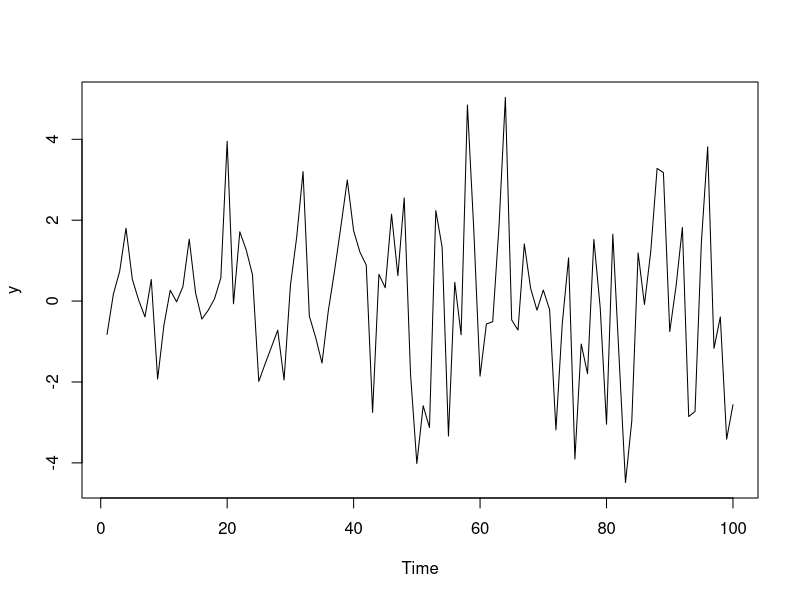
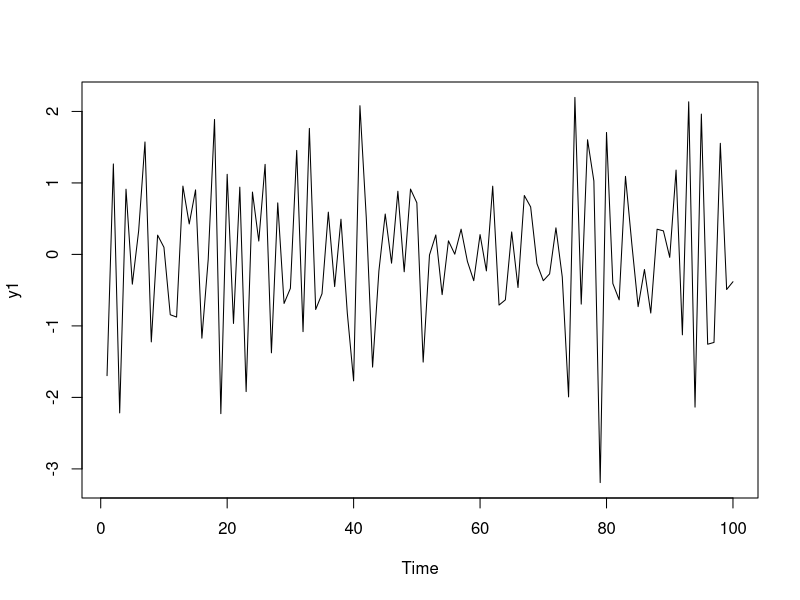
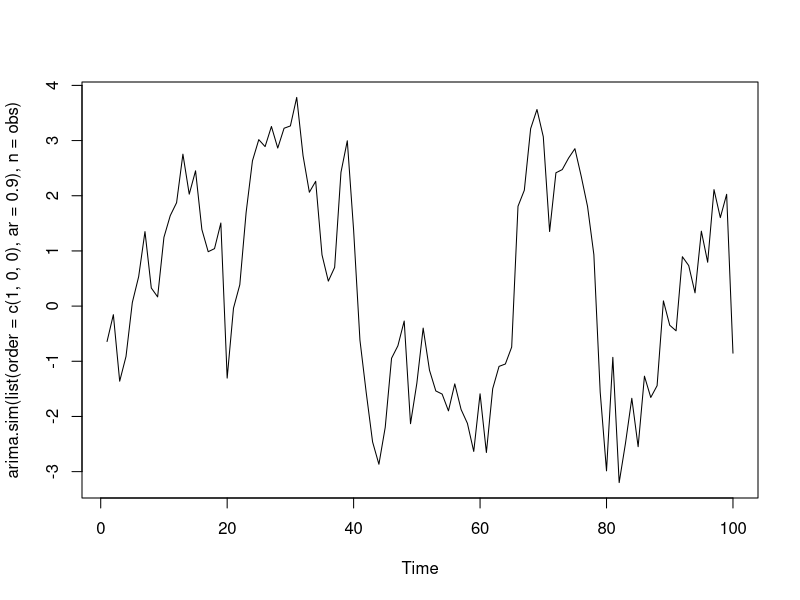
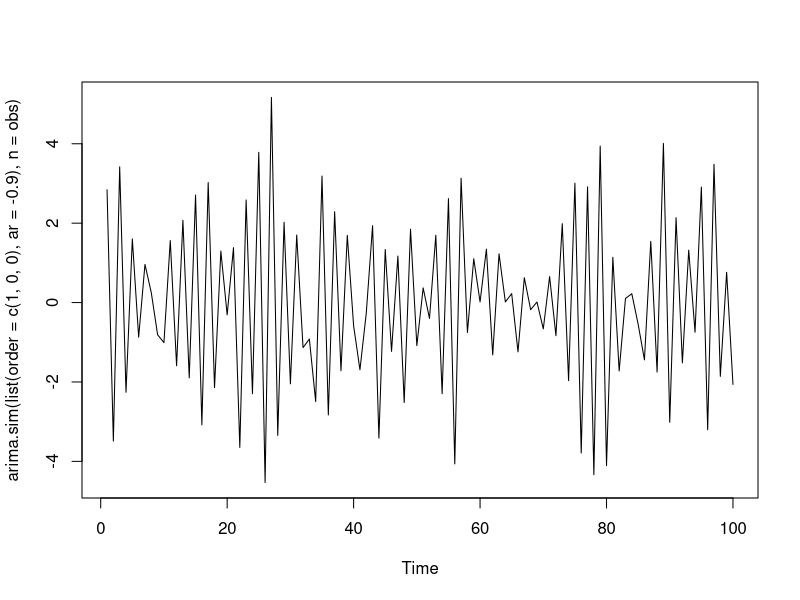
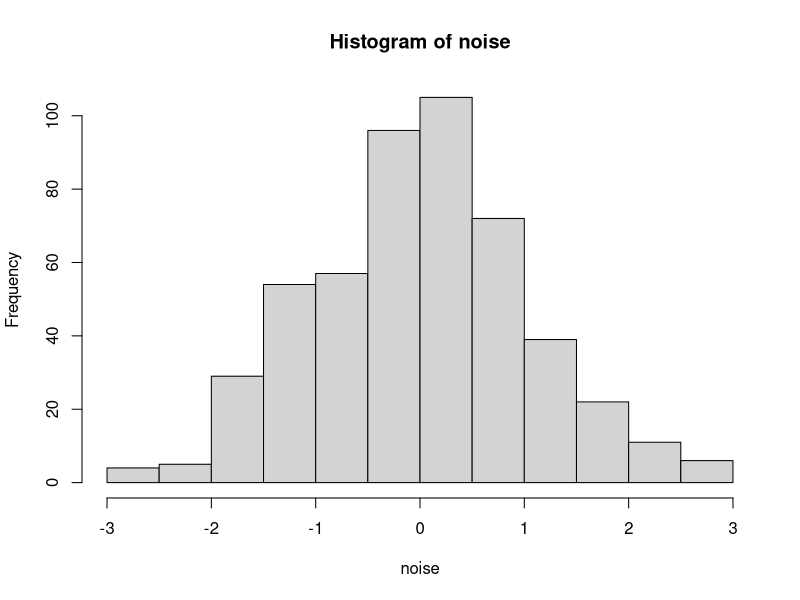
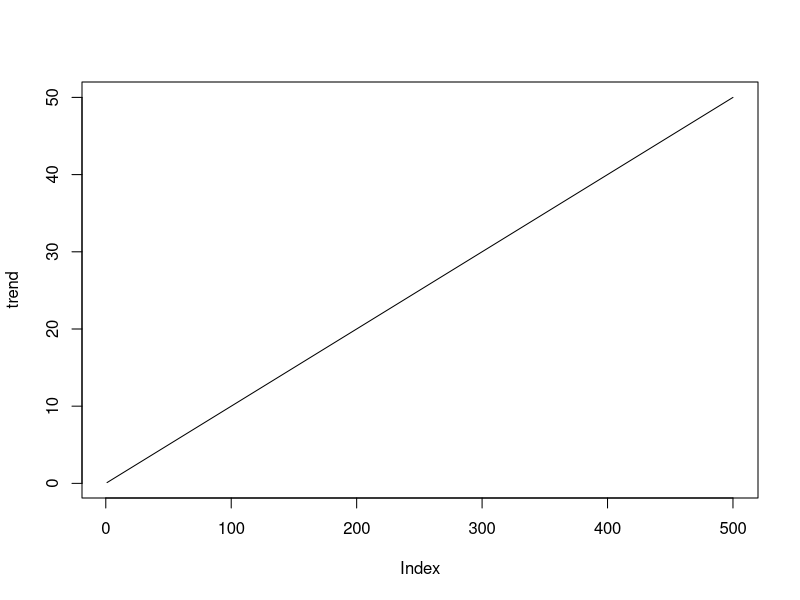
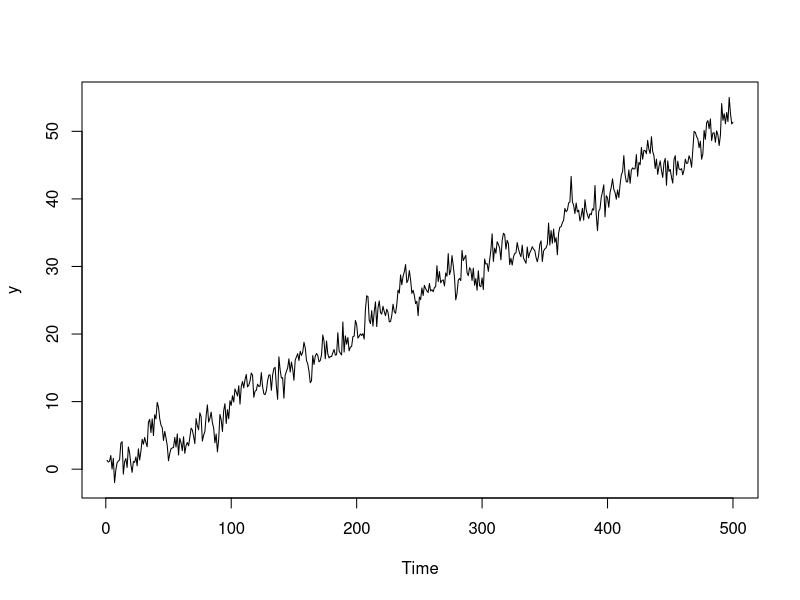

Reproduce these figures in R, in order.



# Simulating ARMA-data ----------------------------------------------------

# Simulate data
set.seed(100)
obs <- 100

# Moving average MA(1)
y <- arima.sim( list(order = c(0,0,1), ma = 1.9), n = obs)  # Data generating process.
plot.ts(y) # Ploting the data

y1 <- arima.sim( list(order = c(0,0,1), ma = -0.9), n = obs)  # Data generating process.
plot.ts(y1) # Ploting the data


## AR(1)
plot.ts( arima.sim( list(order = c(1,0,0), ar = 0.9), n = obs) )
plot.ts( arima.sim( list(order = c(1,0,0), ar = -0.9), n = obs) )


# Simulating data with trend ----------------------------------------------

set.seed(123)
obs <- 500
ar    <- arima.sim( list(order = c(1,0,0), ar = 0.9), n = obs)
trend <- 1:obs*0.1
noise <- rnorm(n = obs, 0,1)

hist(noise)
plot( trend, type = "l")

y <- ar + trend + noise

plot.ts(y)


# Trend -------------------------------------------------------------------











